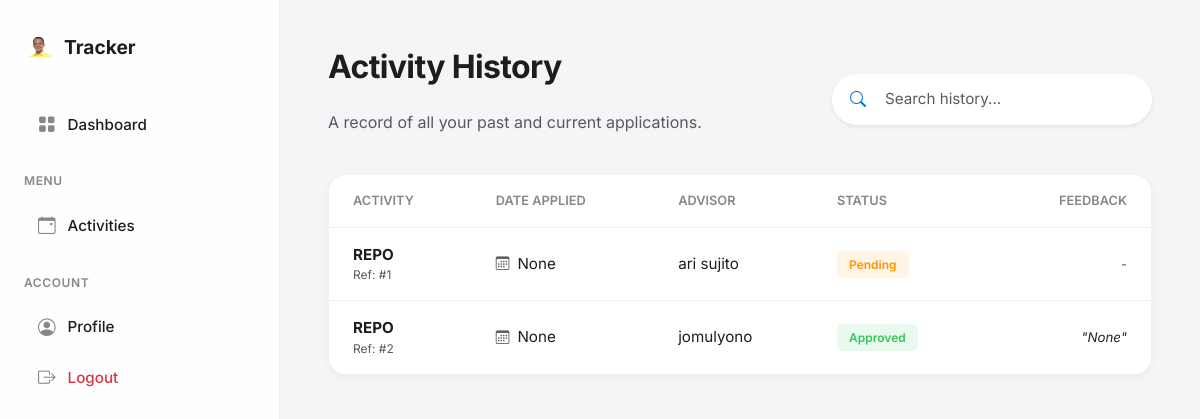
The page /activity-history (signed in) on the database as committed earlier.
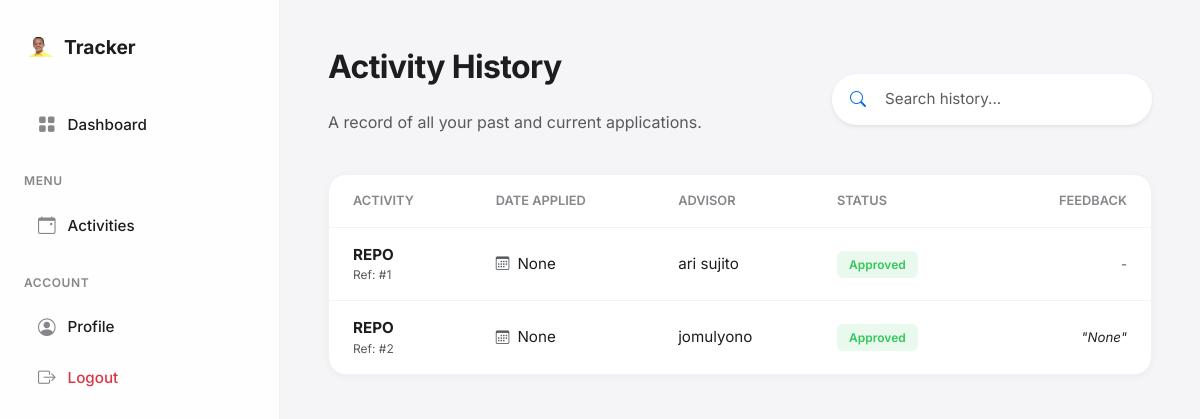
The same page on the database as committed later.
### website/models.py (models this page shows, shortened)
class Participation(db.Model):
    __tablename__ = "participation"
    participationID = db.Column(db.Integer, primary_key=True)
    dateApplied = db.Column(db.Date)
    applicationStatus = db.Column(db.String(20))
    approvalDate = db.Column(db.Date)
    advisorFeedback = db.Column(db.Text)
    achievements = db.Column(db.Text)
    studentID = db.Column(db.Integer, db.ForeignKey("students.studentID"))
    activityID = db.Column(db.Integer, db.ForeignKey("activity.activityID"))
    advisorID = db.Column(db.Integer, db.ForeignKey("advisor.advisorID"))
    student = db.relationship("Students")
    activity = db.relationship("Activity")
    advisor = db.relationship("Advisor")

class Activity(db.Model):
    __tablename__ = "activity"
    activityID = db.Column(db.Integer, primary_key=True)
    activityName = db.Column(db.String(30))
    activityCategory = db.Column(db.String(20))
    activityLocation = db.Column(db.String(50))
    activityDetails = db.Column(db.Text)
    activityStartDate = db.Column(db.Date)
    activityEndDate = db.Column(db.Date)
    activityFrequency = db.Column(db.String(20))
    advisorID = db.Column(db.Integer, db.ForeignKey("advisor.advisorID"))
    advisor = db.relationship("Advisor")

class Advisor(db.Model, UserMixin):
    __tablename__ = "advisor"
    advisorID = db.Column(db.Integer, primary_key=True)
    advisorName = db.Column(db.String(20))
    advisorEmail = db.Column(db.String(25))
    advisorRole = db.Column(db.String(15))
    advisorPassword = db.Column(db.String(15))
    availableSchedule = db.Column(db.Text)
    status = db.Column(db.String(20), default="Pending")
    is_admin = db.Column(db.Boolean, default=False)

### website/views.py (the view)
@views.route("/activity-history", methods=["GET"])
@login_required
def activity_history():
    if getattr(current_user, "role_type", None) != "student":
        if getattr(current_user, "role_type", None) == "advisor":
            if getattr(current_user, "is_admin", False):
                return redirect(url_for("admin.index"))
            return redirect(url_for("advisor.dashboard"))
        return redirect(url_for("auth.login"))
    search_query = request.args.get("q", "")
    participations = (
        Participation.query
        .join(Activity)
        .filter(
            Participation.studentID == current_user.studentID,
            Activity.activityName.ilike(f"%{search_query}%")
        )
        .all()
    )
    return render_template(
        "activity_history.html",
        participations=participations,
        search_query=search_query
    )

### website/models.py (called while the page is built)
    @property
    def role_type(self):
        return "student"

### website/templates/activity_history.html (shortened to what this page needs)
{% extends "base.html" %}
{% block content %}
<div class="d-flex justify-content-between align-items-center mb-4">
    <div>
        <h2>Activity History</h2>
        <p class="text-muted">A record of all your past and current applications.</p>
    </div>
    <form class="d-none d-md-block" style="width: 320px;" method="GET" action="{{ url_for('views.activity_history') }}">
        <div class="input-group shadow-sm rounded-pill bg-white overflow-hidden border-0" style="padding: 2px;">
            <span class="input-group-text bg-white border-0 ps-3">
                <i class="bi bi-search" style="color: var(--accent);"></i>
            </span>
            <input type="text"
                   name="q"
                   class="form-control border-0 shadow-none ps-2"
                   placeholder="Search history..."
                   value="{{ search_query }}"
                   style="font-size: 0.95rem; background: transparent;">
        </div>
    </form>
</div>
<div class="ios-card p-0 overflow-hidden">
    <div class="table-responsive">
        <table class="table-custom">
            <thead>
                <tr>
                    <th style="padding-left: 1.5rem;">Activity</th>
                    <th>Date Applied</th>
                    <th>Advisor</th>
                    <th>Status</th>
                    <th class="text-end" style="padding-right: 1.5rem;">Feedback</th>
                </tr>
            </thead>
            <tbody>
            {% for p in participations %}
                <tr>
                    <td style="padding-left: 1.5rem;">
                        <div class="fw-bold">{{ p.activity.activityName }}</div>
                        <div class="small text-muted" style="font-size: 0.75rem;">
                            Ref: #{{ p.participationID }}
                        </div>
                    </td>
                    <td>
                        <div class="d-flex align-items-center gap-2">
                            <i class="bi bi-calendar3 text-muted" style="font-size: 0.85rem;"></i>
                            <span>{{ p.dateApplied }}</span>
                        </div>
                    </td>
                    <td>
                        {% if p.advisor %}
                            {{ p.advisor.advisorName }}
                        {% else %}
                            <span class="text-muted">-</span>
                        {% endif %}
                    </td>
                    <td>
                        <span class="badge-ios
                            {% if p.applicationStatus == 'Approved' %}bg-approved
                            {% elif p.applicationStatus == 'Rejected' %}bg-rejected
                            {% else %}bg-pending{% endif %}">
                            {{ p.applicationStatus }}
                        </span>
                    </td>
                    <td class="text-end" style="padding-right: 1.5rem;">
                        {% if p.advisorFeedback %}
                            <span class="text-dark small fst-italic">"{{ p.advisorFeedback }}"</span>
                        {% else %}
                            <span class="text-muted small">-</span>
                        {% endif %}
                    </td>
                </tr>
            {% endfor %}
            </tbody>
        </table>
    </div>
</div>
{% endblock %}

Rows that differ between the two databases and show on the page:
changed Participation "ari sujito": applicationStatus "Pending" → "Approved"
